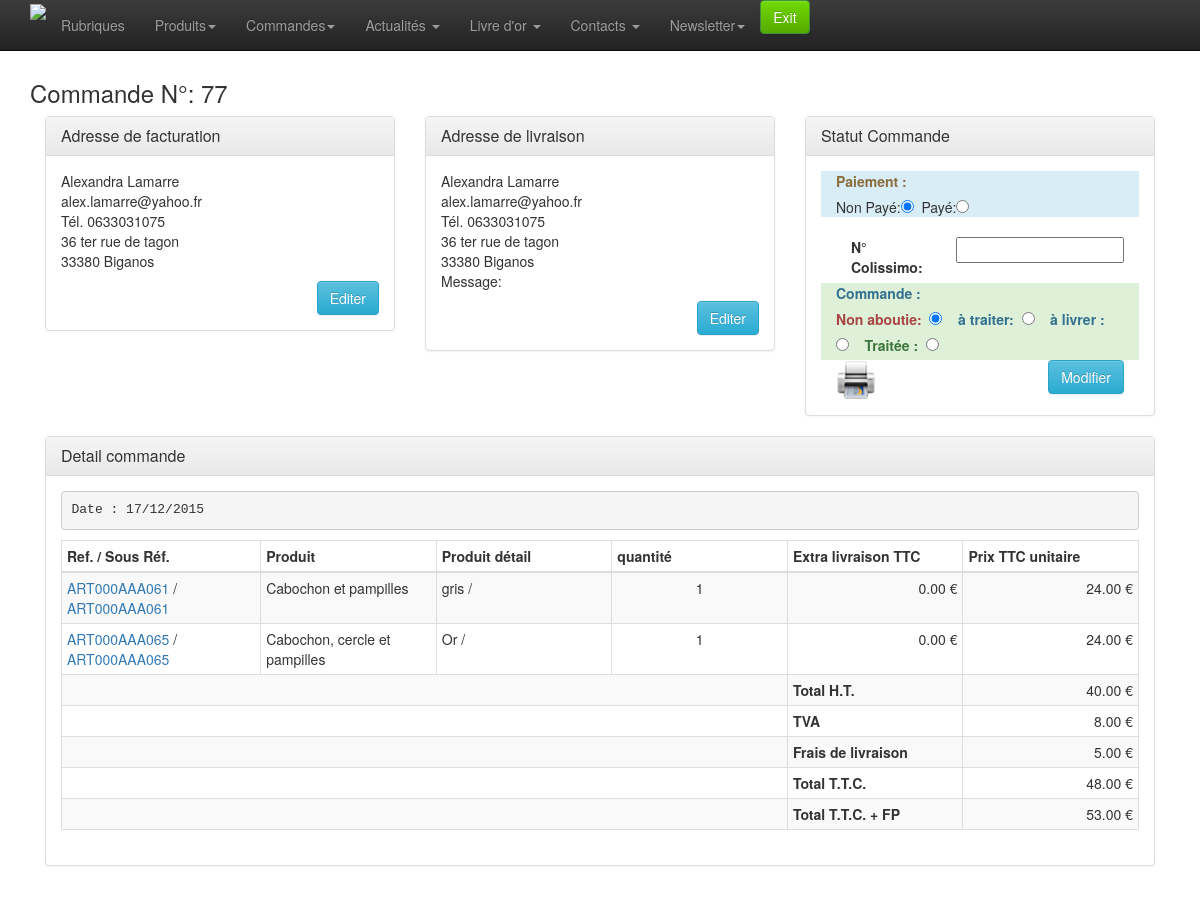
/admin/commande-edit.php?id=77 (signed in), run on the app's committed database.
### tables this page shows
CREATE TABLE `adresse` (
  `id_adresse` int(10) unsigned NOT NULL AUTO_INCREMENT,
  `nom` varchar(200) NOT NULL,
  `prenom` varchar(200) NOT NULL,
  `adresse` varchar(254) NOT NULL,
  `cp` varchar(10) NOT NULL,
  `ville` varchar(100) NOT NULL,
  `tel` varchar(20) DEFAULT NULL,
  `email` varchar(100) DEFAULT NULL,
  `livraison` tinyint(4) NOT NULL DEFAULT '0',
  `message` varchar(250) NOT NULL,
  PRIMARY KEY (`id_adresse`)
);

CREATE TABLE `commande` (
  `id` int(10) unsigned NOT NULL AUTO_INCREMENT,
  `session` varchar(200) NOT NULL,
  `date_ajout` timestamp NOT NULL DEFAULT CURRENT_TIMESTAMP,
  `id_contact` int(11) NOT NULL,
  `id_facturation` int(10) unsigned DEFAULT NULL,
  `id_livraison` int(10) unsigned DEFAULT NULL,
  `colissimo` varchar(240) NOT NULL,
  `mode_paiement` tinyint(4) NOT NULL DEFAULT '1',
  `statut_paiement` tinyint(4) NOT NULL DEFAULT '0',
  `statut_commande` int(11) NOT NULL DEFAULT '0',
  `stock_traite` enum('0','1') NOT NULL DEFAULT '0',
  `logpayment` text,
  `transaction_id` varchar(20) NOT NULL DEFAULT '',
  `panier` text,
  PRIMARY KEY (`id`)
);

### admin/classes/StorageManager.php (called while the page is built, shortened)
<?php
class StorageManager{
	protected function dbConnect() {
	    $host = DBHOST;
	    $user = DBUSER;
	    $pass = DBPASSWD;
	    $bdd  = DBNAME;
		try {
			$this->mysqli = new mysqli ($host, $user, $pass, $bdd) ;
		} catch (Exception $e) {
			throw new Exception("Erreur Connexion DB ". $e->getMessage());
		}
	}
}
?>

### admin/classes/Panier.php (called while the page is built, shortened)
<?php
require_once("StorageManager.php");
class Panier extends StorageManager {
	public function getCommandes( $id_commande, $debug=false ){
		if ( empty( $id_commande ) ) {
			$sql = "SELECT *, commande.id as id_commande
				FROM commande
				INNER JOIN panier ON panier.session = commande.session
				ORDER BY commande.date_ajout DESC;";
		}
		else {
			$sql = "SELECT *, commande.id as id_commande FROM commande
				WHERE commande.id=" . $id_commande . ";" ;
		}
		$new_array = null;
		$result = mysqli_query( $this->mysqli, $sql );
		while( ( $row = mysqli_fetch_assoc( $result ) ) != false ){
			$new_array[] = $row;
		}
		return $new_array;
	}
}

### admin/classes/ContactCommande.php (called while the page is built, shortened)
<?php
require_once ("StorageManager.php");
class ContactCommande extends StorageManager
{
    public function contactAddresseGet($id_adresse)
    {
        $new_array = $this->adresseGet($id_adresse);
        return $new_array;
    }
    protected function adresseGet($id)
    {
        $sql = "SELECT * FROM `adresse` WHERE id_adresse = " . $id . ";";
        $new_array = null;
        $result = mysqli_query($this->mysqli, $sql);
        while (($row = mysqli_fetch_assoc($result)) != false) {
            $new_array[] = $row;
        }
        return $new_array;
    }
}

### admin/classes/utils.php (called while the page is built, shortened)
<?
	function traitement_datetime_affiche($date) {
		if ( $date != "" ) {
			$tab = explode(" ", $date);
			$tab2 = explode("-", $tab[0]);
		   	return $tab2[2] . "/" . $tab2[1] . "/" . $tab2[0] ;
		}
		else
			return "";
	}
?>

### admin/commande-edit.php (the view, shortened to what this page needs)
<? include_once 'classes/utils.php'; ?>
<? require 'classes/Panier.php'; ?>
<? require 'classes/ContactCommande.php'; ?>
<?
	$debug = false;
	if ( !empty( $_GET[ "id" ] ) ) {
	    try {
	        $panier = new Panier();
	        $commande = $panier->getCommandes( $_GET[ "id" ], $debug );
	        $id_contact = $commande[0][ "id_contact" ];
	        $id_facturation  = $commande[0][ "id_facturation" ];
	        $id_livraison    = $commande[0][ "id_livraison" ];
	        $statut_paiement = $commande[0][ "statut_paiement" ];
	        $statut_commande = $commande[0][ "statut_commande" ];
	        $date_commande = $commande[0][ "date_ajout" ];
	        $colissimo = $commande[0][ "colissimo" ];
	        $liste_article = unserialize( $commande[0][ "panier" ] );
	        if ( ! empty( $id_contact ) ) {
	            $contact = new ContactCommande();
	            try {
	                if ( 1 == 1 ) {
		                $contactResult = $contact->contactAddresseGet( $id_facturation );
		                $nom = $contactResult[0][ "nom" ];
		                $prenom = $contactResult[0][ "prenom" ];
		                $email = $contactResult[0][ "email" ];
		                $tel = $contactResult[0][ "tel" ];
		                $adresse = $contactResult[0][ "adresse" ];
		                $cp = $contactResult[0][ "cp" ];
		                $ville = $contactResult[0][ "ville" ];
		            }
	                if ( 1 == 1 ) {
						$contactResult = $contact->contactAddresseGet($id_livraison);
		                $nomliv = $contactResult[0][ "nom" ];
		                $prenomliv = $contactResult[0][ "prenom" ];
		                $emailliv = $contactResult[0][ "email" ];
		                $telliv = $contactResult[0][ "tel" ];
		                $adresseliv = $contactResult[0][ "adresse" ];
		                $cpliv = $contactResult[0][ "cp" ];
		                $villeliv = $contactResult[0][ "ville" ];
		                $message = $contactResult[0][ "message" ];
		            }
	            }
	            catch (Exception $e) {
	                echo 'Erreur contactez votre administrateur <br> :', $e->getMessage(), "\n";
	                $panier = null;
	                exit();
	            }
	        }
	        if ( ! empty( $liste_article[ "panier" ] ) ) {
	            $contenu_tableau = '';
	            foreach ( $liste_article[ "panier" ] as $_article ) {
					$contenu_tableau .= "<tr>\n";
					$contenu_tableau .= "	<td><a href='product-edit.php?id=" . $_article[ "id" ] . "'>" . $_article[ "reference" ] . "</a> / <a href='product-sousref-edit.php?id=" . $_article[ "id" ] . "&rubrique=&categorie='>" . $_article[ "sousref" ] . "</a></td>\n";
					$contenu_tableau .= "	<td>" . $_article[ "label" ] . "</td>\n";
					$contenu_tableau .= "	<td>" . $_article[ "color" ] . " / " . $value[ "size" ] . "</td>\n";
					$contenu_tableau .= "	<td class='text-center'>" . $_article[ "quantite" ] . "</td>\n";
					$contenu_tableau .= "	<td class='text-right'>" . number_format( $_article[ "shipping" ], 2 ) . " €</td>\n";
					$contenu_tableau .= "	<td class='text-right'>" . number_format( $_article[ "prix" ], 2 ) . " €</td>\n";
					$contenu_tableau .= "</tr>\n";
				}
	        }
	        if ( 1 == 1 ) {
				$totalHT = $liste_article[ "divers" ][ "total_ht_commande_hors_fdp" ];
				$totalTTC = $totalHT * ( 1 + $liste_article[ "divers" ][ "tva" ] );
				$totalTVA = $totalTTC - $totalHT;
				$totalLiv = $liste_article[ "divers" ][ "frais_livraison_pratique" ];
				$totalTTCLIV = $totalTTC + $totalLiv;
	        }
	    }
	    catch ( Exception $e ) {
	        echo 'Erreur contactez votre administrateur <br> :', $e->getMessage(), "\n";
	        $contact = null;
	        exit();
	    }
	}
	else {
	    echo 'pas d\'id defini';
	    exit;
	}
?>
<!doctype html>
<html class="no-js" lang="fr">
	<head>
		<? include_once 'inc-meta.php';?>
	</head>
<body>
	<? require_once 'inc-menu.php';?>
	<div class="container">
		<div class="row">
			<div class="col-xs-12 col-sm-12 col-md-12">
			    <h3>Commande N°: <?=$_GET[ "id" ] ?> </h3>
                <div class="col-md-4">
        			<div class="panel panel-default">
        				<div class="panel-heading">
        					<h3 class="panel-title">Adresse de facturation </h3>
        				</div>
        				<div class="panel-body">
        					<p>
								<?=$prenom ?>
								<?=$nom ?><br>
								<?=$email ?><br>
								Tél. <?=$tel ?><br>
								<?=$adresse ?><br>
								<?=$cp ?>
								<?=$ville ?><br>
        					</p>
        					<p>
        						<a class="btn btn-info pull-right" href="/admin/contact-adresse-edit.php?id=<?=$id_facturation?>&id_commande=<?=$_GET[ "id" ]?>">Editer</a>
        					</p>
        				</div>
        			</div>
        		</div>
        		<div class="col-md-4">
        			<div class="panel panel-default">
        				<div class="panel-heading">
        					<h3 class="panel-title">Adresse de livraison </h3>
        				</div>
        				<div class="panel-body">
        					<p>
							    <?=$prenomliv ?>
	                            <?=$nomliv ?><br>
	                            <?=$emailliv ?><br>
	                             Tél. <?=$telliv ?><br>
	                            <?=$adresseliv ?><br>
	                            <?=$cpliv ?>
	                            <?=$villeliv ?><br>
	                            Message: <?=$message ?>
        					</p>
        					<p>
        						<a class="btn btn-info pull-right" href="/admin/contact-adresse-edit.php?id=<?=$id_livraison?>&id_commande=<?=$_GET[ "id" ]?>">Editer</a>
        					</p>
        				</div>
        			</div>
        		</div>
        		<div class="col-md-4">
        			<div class="panel panel-default">
        				<div class="panel-heading">
        					<h3 class="panel-title">Statut Commande </h3>
        				</div>
        				<div class="panel-body">
							<form name="formulaire" class="form-horizontal" method="POST" action="commande-fp.php">
								<div class="col-md-12 bg-info ">
									<label class="text-warning">Paiement :</label><br>
									Non Payé:<input type="radio" name="statut_paiement" value="0" <?php if ($statut_paiement==0) echo 'checked' ;?>>&nbsp;
									Payé:<input type="radio" name="statut_paiement" value="1" <?php if ($statut_paiement==1) echo 'checked' ;?>>&nbsp;
								</div>
								<div class="col-md-12">
									<br>
									<label class="col-sm-5" for="titre">N° Colissimo:</label>
									<input type="text" class="col-sm-7" name="colissimo"  value="<?=$colissimo ?>">
									&nbsp;<br>
								</div>
								<div class="col-md-12 bg-success ">
									<label class="text-info">Commande :</label><br>
									<label class="text-danger">Non aboutie: &nbsp;</label><input type="radio" name="statut_commande" value="0" <?php if ($statut_commande==0) echo 'checked' ;?>>&nbsp;&nbsp;&nbsp;
									<label class="text-info">à traiter: &nbsp;</label><input type="radio" name="statut_commande" value="1" <?php if ($statut_commande==1) echo 'checked' ;?>>&nbsp;&nbsp;&nbsp;
									<label class="text-info">à livrer : &nbsp;</label><input type="radio" name="statut_commande" value="2" <?php if ($statut_commande==2) echo 'checked' ;?>>&nbsp;&nbsp;&nbsp;
									<label class="text-success">Traitée : &nbsp;</label><input type="radio" name="statut_commande" value="3" <?php if ($statut_commande==3) echo 'checked' ;?>>&nbsp;&nbsp;&nbsp;
								</div>
								<div class="col-md-12">
									<img src="img/imp.png" width="40" alt="preview" onclick="openImp('<?=$_GET[ "id" ] ?>')">
									<input type="submit" class="btn btn-info pull-right"  value="Modifier"/>
								</div>
							</form>
        				</div>
        			</div>
        		</div>
        		<div class="col-md-12">
        			<div class="panel panel-default">
        				<div class="panel-heading">
        					<h3 class="panel-title">Detail commande</h3>
        				</div>
        				<div class="panel-body">
        					<pre>Date : <?= traitement_datetime_affiche($date_commande) ?></pre>
        					<table class="table table-hover table-bordered table-condensed table-striped" >
        					<thead>
                                <tr>
                                    <th class="col-md-1">Ref. / Sous Réf.</th>
                                	<th class="col-md-1">Produit</th>
                                	<th class="col-md-1">Produit détail</th>
                                	<th class="col-md-1">quantité</th>
                                	<th class="col-md-1">Extra livraison TTC</th>
                                	<th class="col-md-1">Prix TTC unitaire</th>
                                </tr>
        					</thead>
        					<tbody>
        						<?
					    		echo $contenu_tableau;
								?>
    							<tr>
    							    <td colspan="4">&nbsp;</td>
    								<td><b>Total H.T.</b></td>
    								<td class="text-right"><?=number_format( $totalHT, 2 ) .' €' ?></td>
    							</tr>
    							<tr>
    							    <td colspan="4">&nbsp;</td>
    								<td><b>TVA</b></td>
    								<td class="text-right"><?=number_format( $totalTVA, 2 ) .' €' ?></td>
    							</tr>
    							<tr>
    							    <td colspan="4">&nbsp;</td>
    								<td><b>Frais de livraison</b></td>
    								<td class="text-right"><?=number_format( $totalLiv, 2 ) .' €' ?></td>
    							</tr>
    							<tr>
    							    <td colspan="4">&nbsp;</td>
    								<td><b>Total T.T.C.</b></td>
    								<td class="text-right"><?=number_format( $totalTTC, 2 ) .' €' ?></td>
    							</tr>
    							<tr>
    							    <td colspan="4">&nbsp;</td>
    								<td><b>Total T.T.C. + FP</b></td>
    								<td class="text-right"><?=number_format( $totalTTCLIV, 2 ) .' €' ?></td>
    							</tr>
        					</tbody>
        				    </table>
        				</div>
        			</div>
        		</div>
			</div>
		</div>
	</div>
</body>
</html>

### admin/css/style.css (style rules this page uses)
body { padding-top: 60px; padding-bottom: 40px; }

### data on the page
adresse: prenom "Alexandra", nom "Lamarre", email "alex.lamarre@yahoo.fr", tel "0633031075", adresse "36 ter rue de tagon", cp "33380", ville "Biganos"
adresse: prenom "Alexandra", nom "Lamarre", email "alex.lamarre@yahoo.fr", tel "0633031075", adresse "36 ter rue de tagon", cp "33380", ville "Biganos"
commande: statut_paiement "☑", statut_commande "☑", date_ajout "17/12/2015", panier "40.00", panier "8.00", panier "5.00", panier "48.00", panier "53.00"

### other printed values
$_GET[ "id" ] "77"
$_article[ "reference" ] "ART000AAA061"
$_article[ "sousref" ] "ART000AAA061"
$_article[ "label" ] "Cabochon et pampilles"
$_article[ "color" ] "gris"
$_article[ "quantite" ] "1"
$_article[ "shipping" ] "0.00"
$_article[ "prix" ] "24.00"
$_article[ "reference" ] "ART000AAA065"
$_article[ "sousref" ] "ART000AAA065"
$_article[ "label" ] "Cabochon, cercle et pampilles"
$_article[ "color" ] "Or"
